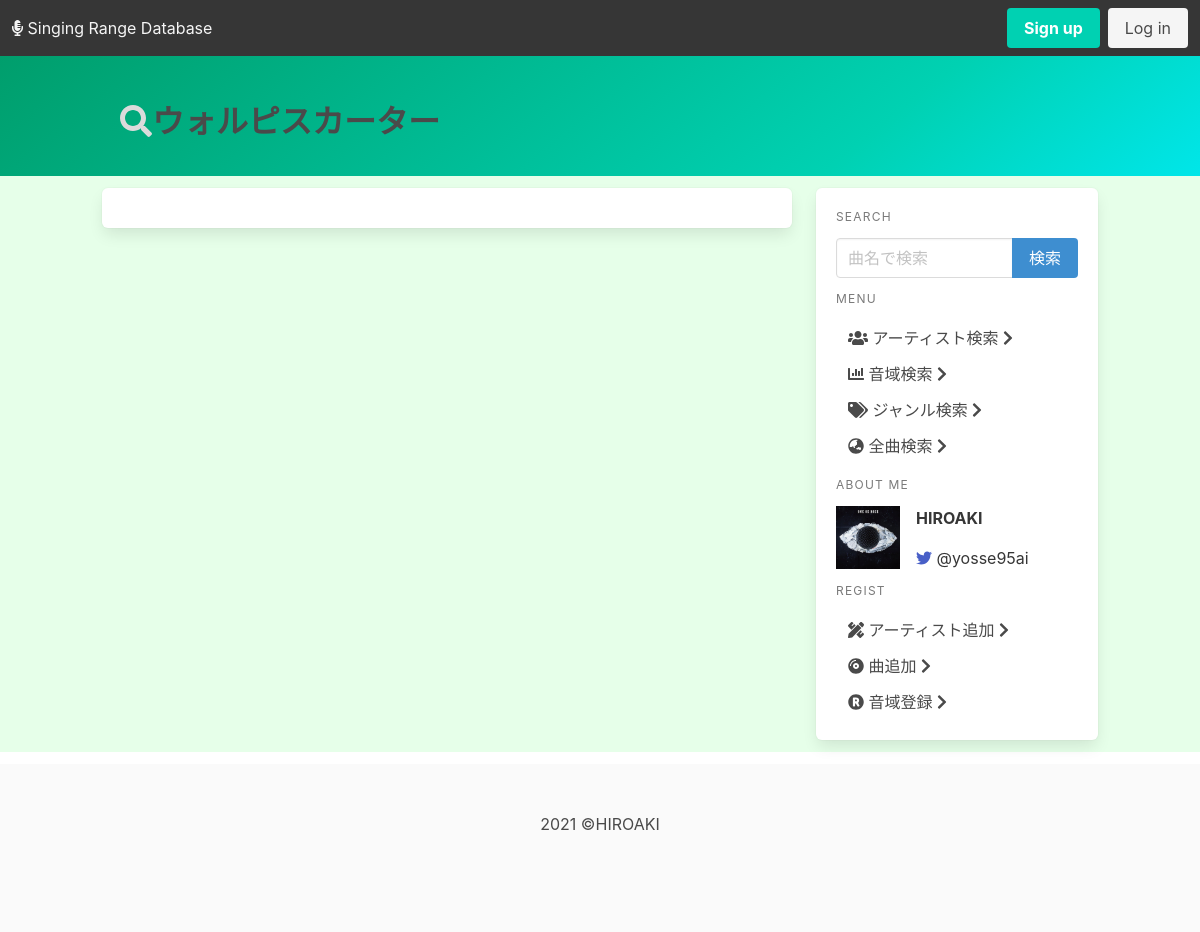
Before: /ranges/detail/WLPS/ with the older database file.
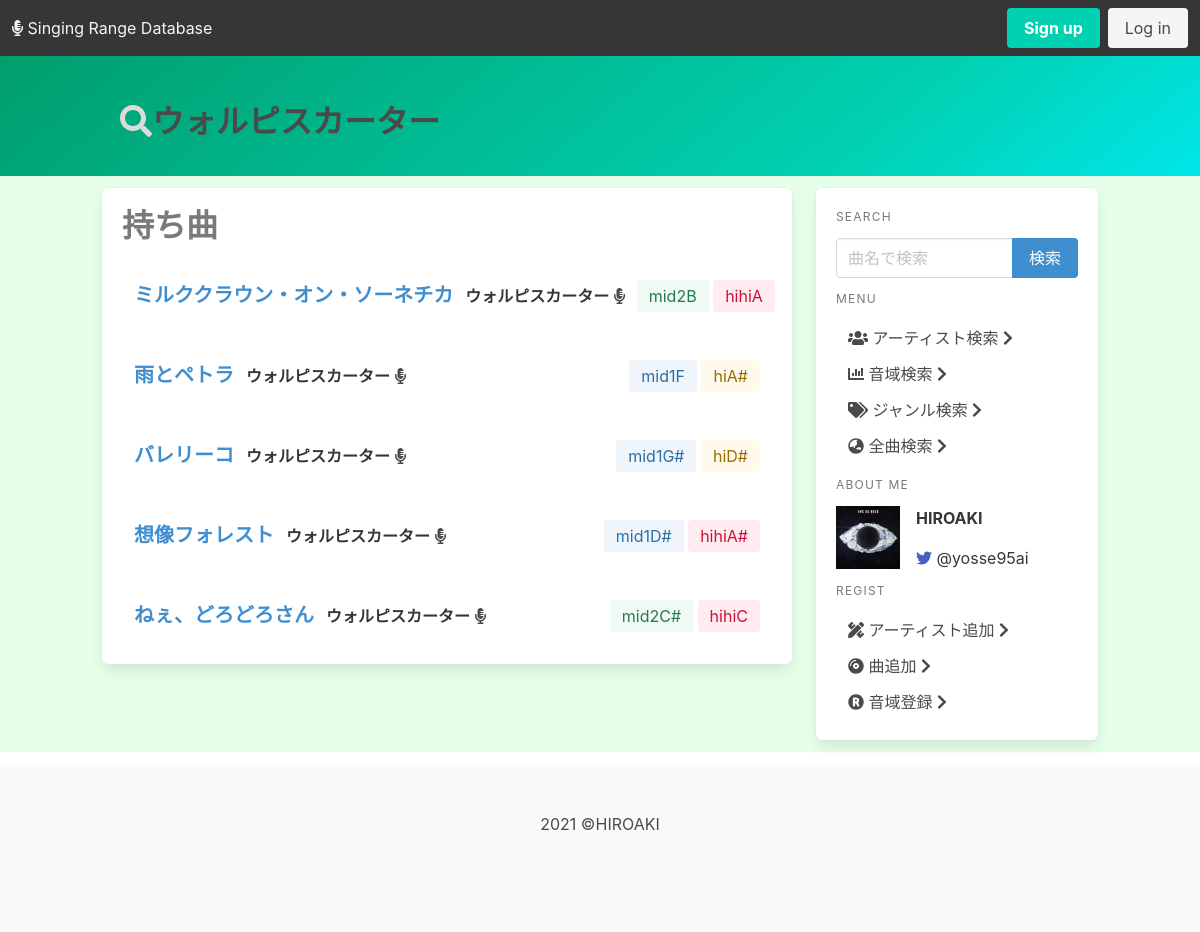
After: the same page with the newer database file.
### ranges/models.py (models this page shows, shortened)
class Artist(models.Model):
    artist_id = models.CharField(max_length=10, primary_key=True)
    artist_name = models.CharField("Artist's name", max_length=50)
    affiliation = models.ManyToManyField(
        "self",related_name="affiliation", blank=True)
    def __str__(self):
        return self.artist_name
    class Meta:
        ordering = ('artist_name', )

class Range(models.Model):
    song = models.ForeignKey(
        Song, on_delete=models.CASCADE, to_field="song_id", related_name="song")
    artist = models.ForeignKey(
        Artist, on_delete=models.CASCADE, to_field="artist_id", related_name="artist")
    performer = models.ManyToManyField(Artist, related_name="performer_name")
    lowest_note = models.ForeignKey(
        Note, on_delete=models.CASCADE, to_field="note_id", related_name="low_note")
    highest_note = models.ForeignKey(
        Note, on_delete=models.CASCADE, to_field="note_id", related_name="high_note")
    fake_note = models.ForeignKey(
        Note, on_delete=models.CASCADE, to_field="note_id", related_name="fake_note", null=True, blank=True)
    genre = models.ForeignKey(Genre, on_delete=models.CASCADE)
    release_date = models.DateTimeField('date released', null=True, blank=True)
    pub_date = models.DateTimeField(default=timezone.now())
    latest_update = models.DateTimeField('date update lately', auto_now=True)
    origin = models.BooleanField('is original', default=True)
    class Meta:
        unique_together = ['song', 'artist', 'origin']

class Song(models.Model):
    class Meta:
        ordering = ('song_name',)
    song_id = models.AutoField(primary_key=True)
    song_name = models.CharField("Tilte", max_length=100)
    lyricist = models.ManyToManyField(Artist, related_name="lyricist_name")
    composer = models.ManyToManyField(Artist, related_name="composer_name")
    arranger = models.ManyToManyField(
        Artist, related_name="arranger_name", blank=True)
    def get_composer(self):
        return "\n".join([a.artist_name for a in self.composer.all()])
    def get_lyricist(self):
        return "\n".join([a.artist_name for a in self.lyricist.all()])
    def get_arranger(self):
        return "\n".join([a.artist_name for a in self.arranger.all()])
    get_lyricist.short_description = 'Lyricist'
    get_composer.short_description = 'Composer'
    get_arranger.short_description = 'Arranger'

class Note(models.Model):
    note_id = models.CharField(max_length=5, primary_key=True)
    note_name = models.CharField(max_length=50)
    def __str__(self):
        return self.note_name

### ranges/views.py (the view, shortened to what this page needs)
# urls.py: path('detail/<slug:artist_pk>/', views.detail_artist, name='detail_artist'),
def detail_artist(request, artist_pk):
    artist = Artist.objects.get(pk=artist_pk)
    artist_contents = Range.objects.filter(performer=artist)
    has_songs = Song.objects.filter(Q(composer=artist_pk) | Q(
        lyricist=artist_pk) | Q(arranger=artist_pk)).distinct()
    has_song_list = list()
    not_regist_list = list()
    context = {
        'has_songs': has_songs,
        'contents': artist_contents,
        'input_name': artist,
        'has_song_list': has_song_list,
        'not_regist_list': not_regist_list,
    }
    return render(request, 'ranges/artist.html', context)

### ranges/templatetags/note_control.py (called while the page is built)
@register.filter
def color(pk):
    if pk.startswith('H4'):
        return 'is-dark'
    elif pk.startswith('H3'):
        return 'is-danger '
    elif pk.startswith('H2'):
        return 'is-danger is-light'
    elif pk.startswith('H1'):
        return 'is-warning is-light'
    elif pk.startswith('M2'):
        return 'is-success is-light'
    elif pk.startswith('M1'):
        return 'is-info is-light'
    elif pk.startswith('L1'):
        return 'is-link is-light'
    elif pk.startswith('L2'):
        return 'is-link'
    elif pk.startswith('L3'):
        return 'is-link is-dark'
    elif pk.startswith('L4'):
        return 'is-link is-black'
    else:
        return 'is-light'

### ranges/templates/ranges/artist.html (shortened to what this page needs)
{% extends './base.html' %}
{% load note_control %}
{% block page_name %}
<i class="fas fa-search has-text-grey-lighter"></i><span class="has-text-grey-dark">{{input_name}}</span>
{% endblock page_name %}
{% block content %}
<div class="box">
    {% if contents %}
    <p class="title has-text-grey">持ち曲</p>
    {% for result in contents %}
    <div class="columns level is-gapless">
        <div class="level-left">
            <div class="column">
                <a href="{% url 'ranges:detail' result.artist.pk result.song.pk result.origin %}"
                    class="title is-5 has-text-info">{{result.song.song_name}}</a>
            </div>
            <div class="columns is-mobile">
                <div class="column">
                    <a href="{% url 'ranges:detail_artist' result.artist.pk %}"
                        class="title is-6">{{ result.artist.artist_name }}</a>
                    {% if not result.origin %}
                    <i class="fas fa-microphone-alt"></i>
                    {% endif %}
                </div>
            </div>
        </div>
        <div class="level-right">
            <div class="column tags are-medium">
                <a href="{% url 'ranges:result_range' result.lowest_note.pk %}">
                    <div class="tag {{ result.lowest_note.pk | color }}">
                        {{ result.lowest_note }}
                    </div>
                </a>
                <a href="{% url 'ranges:result_range' result.highest_note.pk %}">
                    <div class="tag {{ result.highest_note.pk | color }}">
                        {{ result.highest_note }}
                    </div>
                </a>
            </div>
        </div>
    </div>
    {% endfor %}
    {% endif %}
</div>
{% endblock content %}

### ranges/templates/ranges/base.html (shortened to what this page needs)
{% load static %}
<!DOCTYPE html>
<html>
<head>
	<link rel="stylesheet" href="https://cdn.jsdelivr.net/npm/bulma@0.8.0/css/bulma.min.css" />
	<link rel="stylesheet" href="{% static 'style/style.css' %}">
</head>
<body>
	<header class="navbar has-background-dark">
		<div class="navbar-brand">
			<span class="navbar-item">
				<a href="{% url 'ranges:index' %}" class="has-text-light">
					<span class="fas fa-microphone-alt"></span>
					Singing Range Database</a>
			</span>
		</div>
		<div class="navbar-end">
			<div class="navbar-item">
				<div class="buttons">
					<a class="button is-primary">
						<strong>Sign up</strong>
					</a>
					<a class="button is-light">
						Log in
					</a>
				</div>
			</div>
		</div>
	</header>
	<div class="hero is-primary is-bold ">
		<div class="hero-body">
			<div class="container">
				<h1 class="title has-text-white">{% block page_name %}{% endblock page_name %}</h1>
			</div>
		</div>
	</div>
	<main class="columns">
		<div class="column is-7 is-offset-1">
			{% block content %}{% endblock content %}
		</div>
		<div class="column submenu is-3">
			<aside class="box menu">
				<p class="menu-label">SEARCH</p>
				<form method="post" action="{% url 'ranges:result' %}">
					<div class="field has-addons">
						<div class="control">
							<input class="input" type="text" name="song_name" placeholder="曲名で検索" required>
						</div>
						<div class="control">
							<input class="button is-info" type="submit" value="検索">
						</div>
					</div>
				</form>
				<p class="menu-label">MENU</p>
				<ul class="menu-list">
					<li class="menu-content">
						<a href="{% url 'ranges:search' %}#artist">
							<i class="fas fa-users"></i> アーティスト検索 <i class="fas fa-chevron-right"></i>
						</a>
					</li>
					<li class="menu-content">
						<a href="{% url 'ranges:search' %}#note">
							<i class="fas fa-chart-bar"></i> 音域検索 <i class="fas fa-chevron-right"></i>
						</a>
					</li>
					<li class="menu-content">
						<a href="{% url 'ranges:search' %}#genre">
							<i class="fas fa-tags"></i> ジャンル検索 <i class="fas fa-chevron-right"></i>
						</a>
					</li>
					<li class="menu-content">
						<a href="{% url 'ranges:result_all' %}">
							<i class="fas fa-globe-asia"></i> 全曲検索 <i class="fas fa-chevron-right"></i>
						</a>
					</li>
				</ul>
				<p class="menu-label">ABOUT ME</p>
				<div class="media">
					<figure class="media-left">
						<p class="image is-64x64">
							<img src="{% static 'img/jinsei.jpg' %}">
						</p>
					</figure>
					<div class="media-content">
						<div class="content">
							<p><strong>HIROAKI</strong></p>
							<a href="https://twitter.com/yosse95ai" target="_blank">
								<i class="fab fa-twitter has-text-safe"></i><span class="has-text-dark">
									@yosse95ai</span></a>
						</div>
					</div>
				</div>
				<p class="menu-label">Regist</p>
				<ul class="menu-list">
					<li class="menu-content">
						<a href="{% url 'ranges:regist_artist' %}">
							<i class="fas fa-pencil-ruler"></i> アーティスト追加 <i class="fas fa-chevron-right"></i>
						</a>
					</li>
					<li class="menu-content">
						<a href="{% url 'ranges:regist_song' %}">
							<i class="fas fa-compact-disc"></i> 曲追加 <i class="fas fa-chevron-right"></i>
						</a>
					</li>
					<li class="menu-content">
						<a href="{% url 'ranges:regist_renge' %}">
							<i class="fas fa-registered"></i> 音域登録 <i class="fas fa-chevron-right"></i>
						</a>
					</li>
			</aside>
		</div>
	</main>
	<footer class="footer">
		<div class="container">
			<div class="content has-text-centered">
				2021 ©HIROAKI
			</div>
		</div>
	</footer>
</body>
</html>

### ranges/static/style/style.css (style rules this page uses)
main { background-color: #E6FFE9; }
.navbar { position: sticky; top: 0; }

Changed rows visible on the page:
added Range: song.song_name "ミルククラウン・オン・ソーネチカ", artist.artist_name "ウォルピスカーター", origin False (drawn), lowest_note "mid2B", highest_note "hihiA"
added Range: song.song_name "雨とペトラ", artist.artist_name "ウォルピスカーター", origin False (drawn), lowest_note "mid1F", highest_note "hiA#"
added Range: song.song_name "バレリーコ", artist.artist_name "ウォルピスカーター", origin False (drawn), lowest_note "mid1G#", highest_note "hiD#"
added Range: song.song_name "想像フォレスト", artist.artist_name "ウォルピスカーター", origin False (drawn), lowest_note "mid1D#", highest_note "hihiA#"
added Range: song.song_name "ねぇ、どろどろさん", artist.artist_name "ウォルピスカーター", origin False (drawn), lowest_note "mid2C#", highest_note "hihiC"
Other visible differences:
text now shown: "持ち曲"
